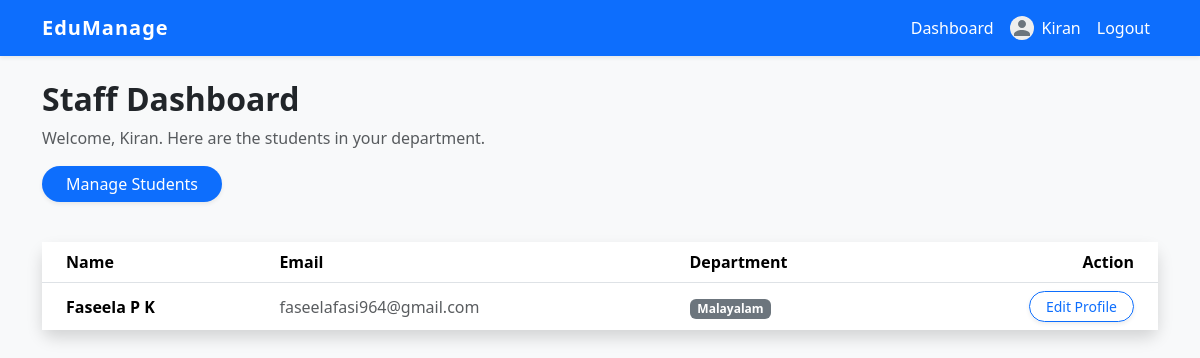
Page /dashboard/staff/ (signed in) on the committed database.
### core/models.py (models this page shows, shortened)
class CustomUser(AbstractUser):
    ROLE_CHOICES = (
        ('Admin', 'Admin'),
        ('Staff', 'Staff'),
        ('Student', 'Student'),
    )
    role = models.CharField(max_length=10, choices=ROLE_CHOICES, default='Student')
    profile_picture = models.ImageField(upload_to='profile_pics/', blank=True, null=True)

class Student(models.Model):
    user = models.OneToOneField(CustomUser, on_delete=models.CASCADE, related_name='student_profile')
    department = models.ForeignKey(Department, on_delete=models.SET_NULL, null=True, blank=True)
    assigned_staff = models.ForeignKey(Staff, on_delete=models.SET_NULL, null=True, blank=True, related_name='assigned_students')

class Department(models.Model):
    name = models.CharField(max_length=100)
    description = models.TextField(blank=True, null=True)

### core/views.py (the view)
@login_required
@staff_required
def staff_dashboard(request):
    if request.user.role == 'Staff' and hasattr(request.user, 'staff_profile'):
        students = Student.objects.filter(department=request.user.staff_profile.department)
    elif request.user.role == 'Admin' or request.user.is_superuser:
        students = Student.objects.all()
    else:
        students = Student.objects.none()
    return render(request, 'core/staff_dashboard.html', {'students': students})

### core/templates/core/staff_dashboard.html (shortened to what this page needs)
{% extends 'core/base.html' %}
{% block content %}
<div class="row mb-4">
    <div class="col-md-12">
        <h2 class="fw-bold">Staff Dashboard</h2>
        <p class="text-muted">Welcome, {{ user.first_name|default:user.username }}. Here are the students in your department.</p>
        <a href="{% url 'student_list' %}" class="btn btn-primary mb-3 shadow-sm px-4 rounded-pill">Manage Students</a>
    </div>
</div>
<div class="row">
    <div class="col-md-12">
        <div class="card shadow border-0">
            <div class="card-body p-0">
                <table class="table table-hover table-borderless mb-0">
                    <thead class="bg-light border-bottom">
                        <tr>
                            <th class="ps-4">Name</th>
                            <th>Email</th>
                            <th>Department</th>
                            <th class="pe-4 text-end">Action</th>
                        </tr>
                    </thead>
                    <tbody>
                        {% for student in students %}
                        <tr>
                            <td class="ps-4 align-middle fw-bold">{{ student.user.get_full_name|default:student.user.username }}</td>
                            <td class="align-middle text-muted">{{ student.user.email }}</td>
                            <td class="align-middle"><span class="badge bg-secondary">{{ student.department.name|default:"Not assigned" }}</span></td>
                            <td class="pe-4 text-end align-middle">
                                <a href="{% url 'student_update' student.user.pk %}" class="btn btn-sm btn-outline-primary shadow-sm rounded-pill px-3">Edit Profile</a>
                            </td>
                        </tr>
                        {% empty %}
                        <tr>
                            <td colspan="4" class="text-center py-5 text-muted fst-italic">No students found in your department.</td>
                        </tr>
                        {% endfor %}
                    </tbody>
                </table>
            </div>
        </div>
    </div>
</div>
{% endblock %}

### core/templates/core/base.html (shortened to what this page needs)
<!DOCTYPE html>
<html lang="en">
<head>
    <link href="https://cdn.jsdelivr.net/npm/bootstrap@5.3.2/dist/css/bootstrap.min.css" rel="stylesheet">
    {% load static %}
    <link href="{% static 'css/style.css' %}" rel="stylesheet">
</head>
<body>
    <nav class="navbar navbar-expand-lg navbar-dark bg-primary mb-4 shadow-sm">
        <div class="container">
            <a class="navbar-brand fw-bold" href="{% url 'index' %}">EduManage</a>
            <div class="collapse navbar-collapse" id="navbarNav">
                <ul class="navbar-nav ms-auto">
                    {% if user.is_authenticated %}
                        <li class="nav-item">
                            <a class="nav-link text-white" href="{% url 'index' %}">Dashboard</a>
                        </li>
                        <li class="nav-item">
                            <a class="nav-link text-white d-flex align-items-center" href="{% url 'profile' %}">
                                {% if user.profile_picture %}
                                    <img src="{{ user.profile_picture.url }}" alt="Profile" width="24" height="24" class="rounded-circle me-2" style="object-fit: cover;">
                                {% else %}
                                    <img src="{% static 'images/default_profile.svg' %}" alt="Profile" width="24" height="24" class="rounded-circle me-2" style="background-color: #eee;">
                                {% endif %}
                                {{ user.username }}
                            </a>
                        </li>
                        <li class="nav-item">
                            <form action="{% url 'logout' %}" method="post" class="d-inline">
                                <button type="submit" class="btn btn-link nav-link text-white text-decoration-none">Logout</button>
                            </form>
                        </li>
                    {% endif %}
                </ul>
            </div>
        </div>
    </nav>
    <div class="container">
        {% block content %}
        {% endblock %}
    </div>
</body>
</html>

### static/css/style.css (style rules this page uses)
.navbar-brand { letter-spacing: 1px; }
.card { border-radius: 12px; }

### core/templates/core/base.html (style rules this page uses)
body { background-color: #f8f9fa; font-family: 'Segoe UI', Tahoma, Geneva, Verdana, sans-serif; }
.card { border-radius: 12px; }
.btn-primary { background-color: #0d6efd; border: none; }

### rows in the picture
CustomUser: username "Kiran", first_name "Kiran"
Student: user.get_full_name "Faseela P K", user.email "faseelafasi964@gmail.com", department.name "Malayalam"
